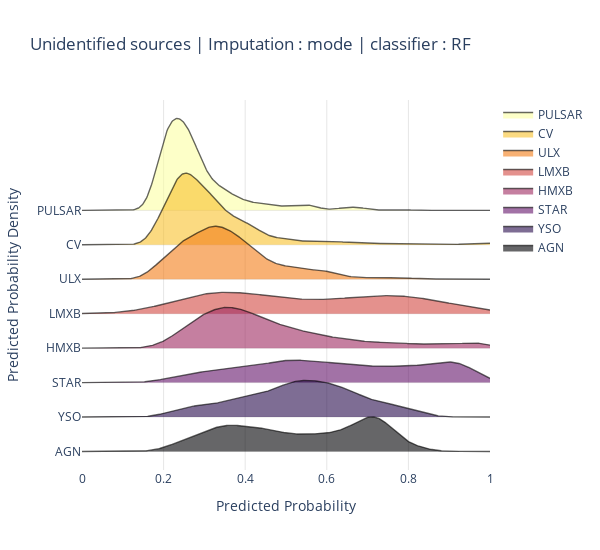

The cell this chart's notebook holds for it:
### Code cell
fig = ridgeplot(
    samples=sample,
    kde_points=np.linspace(0, 1, 500),
    colorscale="inferno",
    colormode="index",
    coloralpha=0.6,
    labels=cl,
    spacing = 3 / 8,
    xpad=0
)
fig.update_layout(
    title=f"Unidentified sources | Imputation : {d_name} | classifier : {m_name}",
    height=550,
    width=600,
    plot_bgcolor="rgba(255, 255, 255, 0.0)",
    xaxis_gridcolor="rgba(0, 0, 0, 0.1)",
    yaxis_gridcolor="rgba(0, 0, 0, 0.1)",
    xaxis_title="Predicted Probability",
    yaxis_title="Predicted Probability Density",
)

#fig.save('temp.png')
#fig.write_image(f'temp_res_comp/unid_prob_dist/{m_name}_{d_name}.jpg')
fig.show()

### Figure 1 — Plotly figure (JSON) as saved in the notebook; plotly's stock layout.template omitted (floating-point values rounded to 4 significant figures; data arrays with more than 128 entries replaced by an {"elided": "..."} marker saying what was removed)
{"data": [{"line": {"color": "rgba(0,0,0,0)", "width": 0}, "showlegend": false, "type": "scatter", "x": {"elided": "500 float values"}, "y": {"elided": "500 int values"}}, {"fill": "tonexty", "fillcolor": "rgba(252, 255, 164, 0.6)", "line": {"color": "rgba(0,0,0,0.6)", "width": 1.4}, "mode": "lines", "name": "PULSAR", "type": "scatter", "x": {"elided": "500 float values"}, "y": {"elided": "500 float values"}}, {"line": {"color": "rgba(0,0,0,0)", "width": 0}, "showlegend": false, "type": "scatter", "x": {"elided": "500 float values"}, "y": {"elided": "500 float values"}}, {"fill": "tonexty", "fillcolor": "rgba(248.14285714285714, 193.57142857142858, 45.28571428571429, 0.6)", "line": {"color": "rgba(0,0,0,0.6)", "width": 1.4}, "mode": "lines", "name": "CV", "type": "scatter", "x": {"elided": "500 float values"}, "y": {"elided": "500 float values"}}, {"line": {"color": "rgba(0,0,0,0)", "width": 0}, "showlegend": false, "type": "scatter", "x": {"elided": "500 float values"}, "y": {"elided": "500 float values"}}, {"fill": "tonexty", "fillcolor": "rgba(243.0, 126.42857142857146, 23.714285714285694, 0.6)", "line": {"color": "rgba(0,0,0,0.6)", "width": 1.4}, "mode": "lines", "name": "ULX", "type": "scatter", "x": {"elided": "500 float values"}, "y": {"elided": "500 float values"}}, {"line": {"color": "rgba(0,0,0,0)", "width": 0}, "showlegend": false, "type": "scatter", "x": {"elided": "500 float values"}, "y": {"elided": "500 float values"}}, {"fill": "tonexty", "fillcolor": "rgba(211.28571428571428, 73.28571428571426, 65.2857142857143, 0.6)", "line": {"color": "rgba(0,0,0,0.6)", "width": 1.4}, "mode": "lines", "name": "LMXB", "type": "scatter", "x": {"elided": "500 float values"}, "y": {"elided": "500 float values"}}, {"line": {"color": "rgba(0,0,0,0)", "width": 0}, "showlegend": false, "type": "scatter", "x": {"elided": "500 float values"}, "y": {"elided": "500 float values"}}, {"fill": "tonexty", "fillcolor": "rgba(158.57142857142856, 41.714285714285715, 97.85714285714286, 0.6)", "line": {"color": "rgba(0,0,0,0.6)", "width": 1.4}, "mode": "lines", "name": "HMXB", "type": "scatter", "x": {"elided": "500 float values"}, "y": {"elided": "500 float values"}}, {"line": {"color": "rgba(0,0,0,0)", "width": 0}, "showlegend": false, "type": "scatter", "x": {"elided": "500 float values"}, "y": {"elided": "500 float values"}}, {"fill": "tonexty", "fillcolor": "rgba(100.28571428571428, 21.142857142857142, 108.14285714285714, 0.6)", "line": {"color": "rgba(0,0,0,0.6)", "width": 1.4}, "mode": "lines", "name": "STAR", "type": "scatter", "x": {"elided": "500 float values"}, "y": {"elided": "500 float values"}}, {"line": {"color": "rgba(0,0,0,0)", "width": 0}, "showlegend": false, "type": "scatter", "x": {"elided": "500 float values"}, "y": {"elided": "500 float values"}}, {"fill": "tonexty", "fillcolor": "rgba(40.42857142857143, 12.0, 77.0, 0.6)", "line": {"color": "rgba(0,0,0,0.6)", "width": 1.4}, "mode": "lines", "name": "YSO", "type": "scatter", "x": {"elided": "500 float values"}, "y": {"elided": "500 float values"}}, {"line": {"color": "rgba(0,0,0,0)", "width": 0}, "showlegend": false, "type": "scatter", "x": {"elided": "500 float values"}, "y": {"elided": "500 float values"}}, {"fill": "tonexty", "fillcolor": "rgba(0, 0, 4, 0.6)", "line": {"color": "rgba(0,0,0,0.6)", "width": 1.4}, "mode": "lines", "name": "AGN", "type": "scatter", "x": {"elided": "500 float values"}, "y": {"elided": "500 float values"}}], "layout": {"height": 550, "hovermode": false, "legend": {"traceorder": "normal"}, "plot_bgcolor": "rgba(255, 255, 255, 0.0)", "title": {"text": "Unidentified sources | Imputation : mode | classifier : RF"}, "width": 600, "xaxis": {"gridcolor": "rgba(0, 0, 0, 0.1)", "range": [0, 1], "showgrid": true, "showticklabels": true, "title": {"text": "Predicted Probability"}, "zeroline": false}, "yaxis": {"gridcolor": "rgba(0, 0, 0, 0.1)", "showgrid": true, "showticklabels": true, "ticktext": ["PULSAR", "CV", "ULX", "LMXB", "HMXB", "STAR", "YSO", "AGN"], "tickvals": [0, -2.617, -5.234, -7.851, -10.47, -13.09, -15.7, -18.32], "title": {"text": "Predicted Probability Density"}, "zeroline": false}}}
